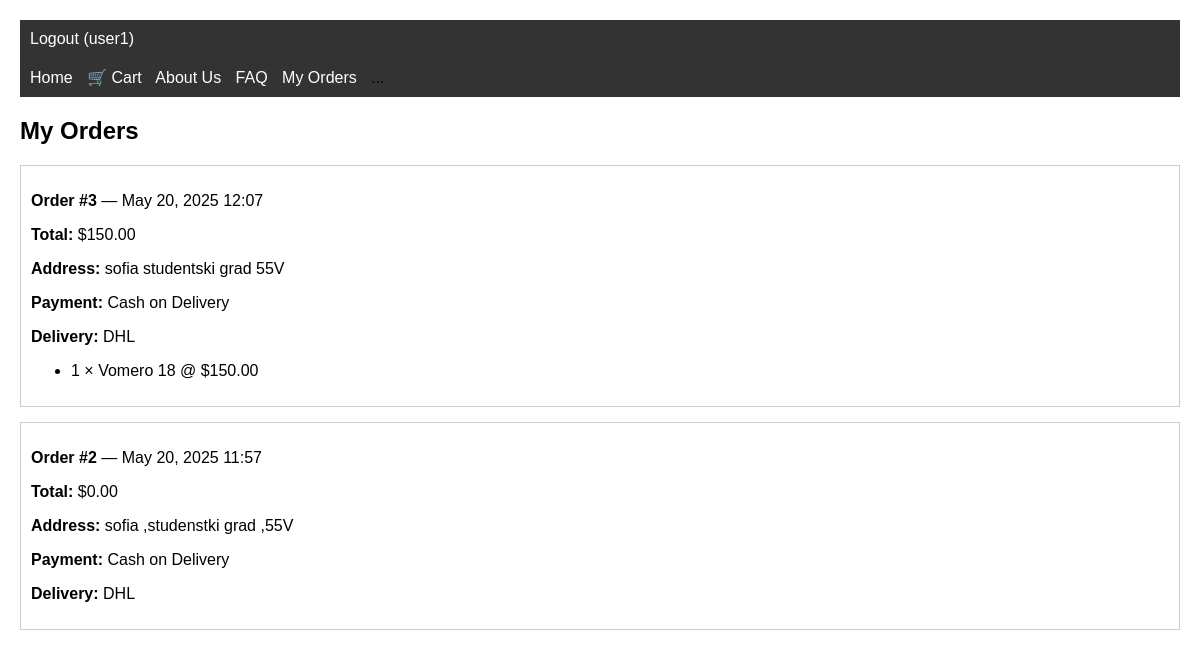
Before: /products/my-orders/ (signed in) with the older database file.
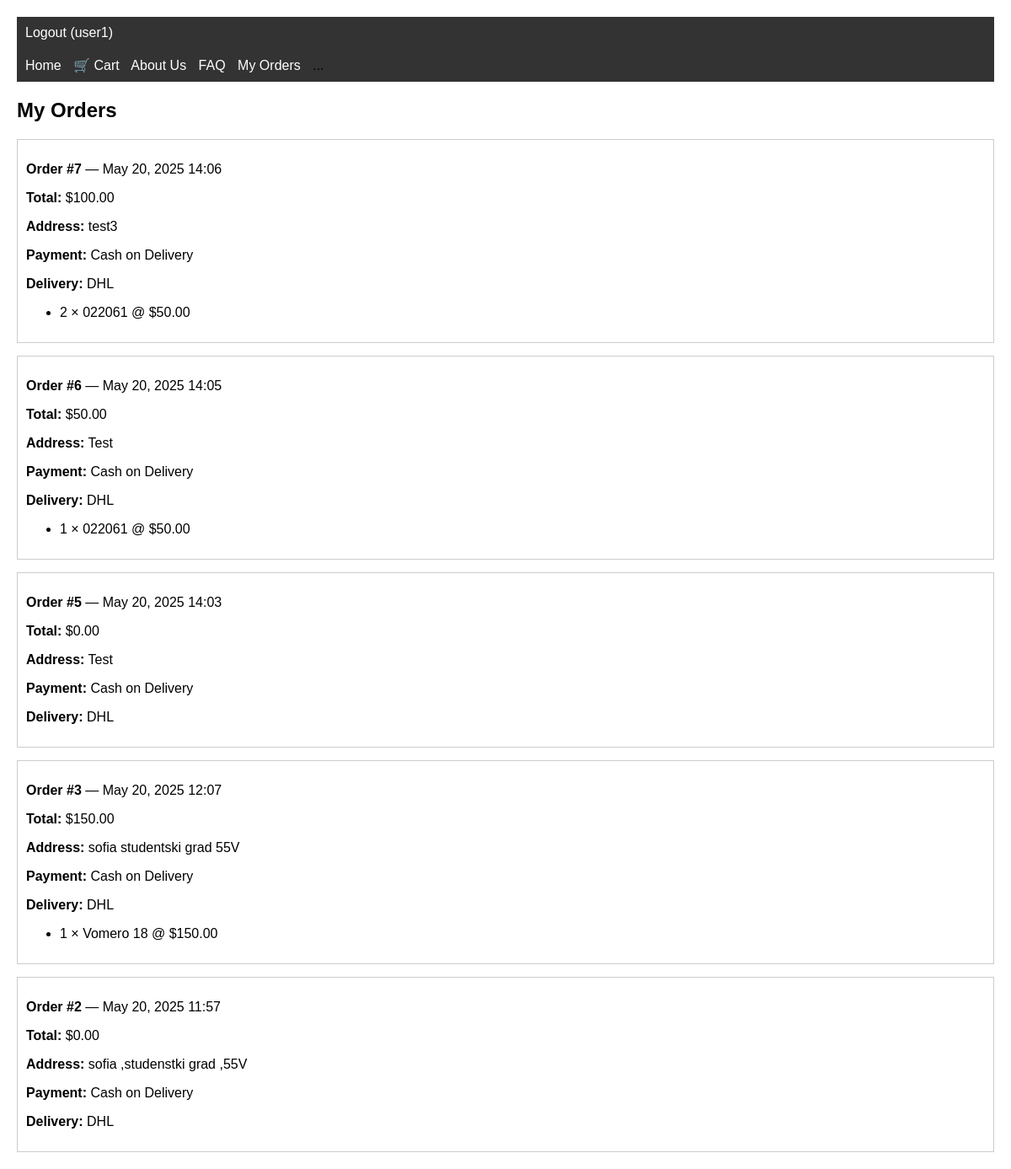
After: the same page with the newer database file.
### products/models.py (models this page shows, shortened)
class Order(models.Model):
    PAYMENT_CHOICES = [
        ('cash', 'Cash on Delivery'),
        ('card', 'Credit/Debit Card'),
    ]
    user = models.ForeignKey(User, on_delete=models.CASCADE)
    address = models.TextField()
    payment_type = models.CharField(max_length=10, choices=PAYMENT_CHOICES)
    delivery_service = models.CharField(default='DHL', max_length=100)
    created_at = models.DateTimeField(auto_now_add=True)
    def total_price(self):
        return sum(item.total_price() for item in self.items.all())

class OrderItem(models.Model):
    order = models.ForeignKey(Order, related_name='items', on_delete=models.CASCADE)
    shoe = models.ForeignKey(Shoe, on_delete=models.CASCADE)
    quantity = models.PositiveIntegerField()
    price = models.DecimalField(max_digits=10, decimal_places=2)
    size = models.CharField(max_length=5, default= '42')
    def total_price(self):
        return self.quantity * self.price

class Shoe(models.Model):
    name = models.CharField(max_length=255)
    brand = models.CharField(max_length=100)
    price = models.DecimalField(max_digits=10, decimal_places=2)
    description = models.TextField(blank = True)
    image = models.ImageField(upload_to='shoes/', blank=True, null=True)
    stock = models.PositiveIntegerField()
    size = models.CharField(max_length=5,default= '42')

### products/views.py (the view)
# urls.py: path('my-orders/', my_orders, name='my_orders'),
@login_required
def my_orders(request):
    orders = Order.objects.filter(user=request.user).order_by('-created_at')
    return render(request, 'products/my_orders.html', {'orders': orders})

### templates/products/my_orders.html
{% extends 'base.html' %}
{% block content %}
<h2>My Orders</h2>
{% if orders %}
    {% for order in orders %}
        <div style="border:1px solid #ccc; padding:10px; margin-bottom:15px;">
            <p><strong>Order #{{ order.id }}</strong> — {{ order.created_at|date:"M d, Y H:i" }}</p>
            <p><strong>Total:</strong> ${{ order.total_price|floatformat:2 }}</p>
            <p><strong>Address:</strong> {{ order.address }}</p>
            <p><strong>Payment:</strong> {{ order.get_payment_type_display }}</p>
            <p><strong>Delivery:</strong> {{ order.delivery_service }}</p>
            <ul>
                {% for item in order.items.all %}
                    <li>{{ item.quantity }} × {{ item.shoe.name }} @ ${{ item.price }}</li>
                {% endfor %}
            </ul>
        </div>
    {% endfor %}
{% else %}
    <p>You haven't placed any orders yet.</p>
{% endif %}
{% endblock %}

Changed rows visible on the page:
added Order: id "7", created_at "May 20, 2025 14:06", total_price "100.00", address "test3", payment_type "Cash on Delivery", delivery_service "DHL"
added OrderItem: quantity "2", shoe.name "022061", price "50.00", shown under "7"
added Order: id "6", created_at "May 20, 2025 14:05", total_price "50.00", address "Test", payment_type "Cash on Delivery", delivery_service "DHL"
added OrderItem: quantity "1", shoe.name "022061", price "50.00", shown under "6"
added Order: id "5", created_at "May 20, 2025 14:03", total_price "0.00", address "Test", payment_type "Cash on Delivery", delivery_service "DHL"
